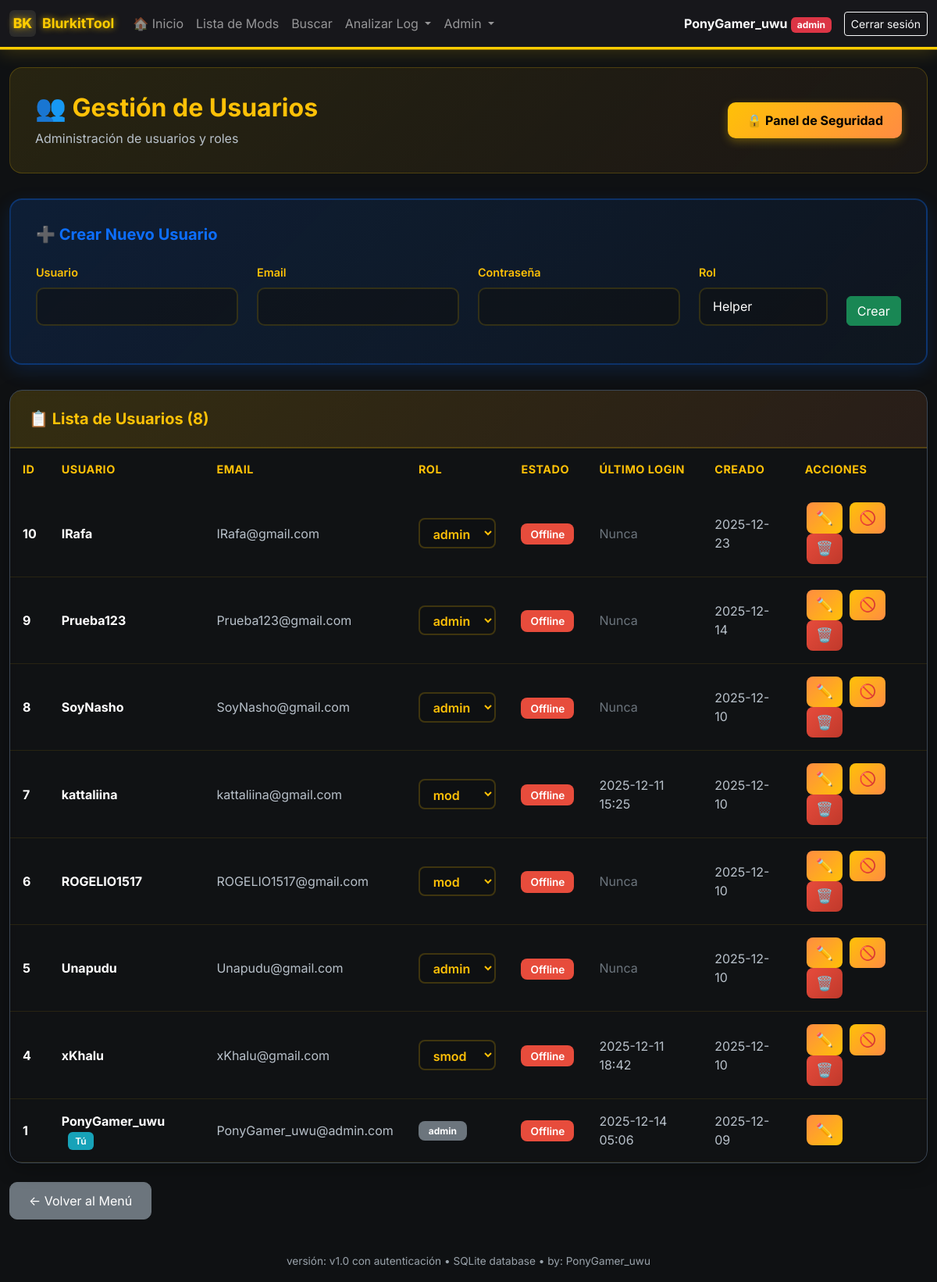
/admin/users (signed in), run on an earlier commit of the app's database.
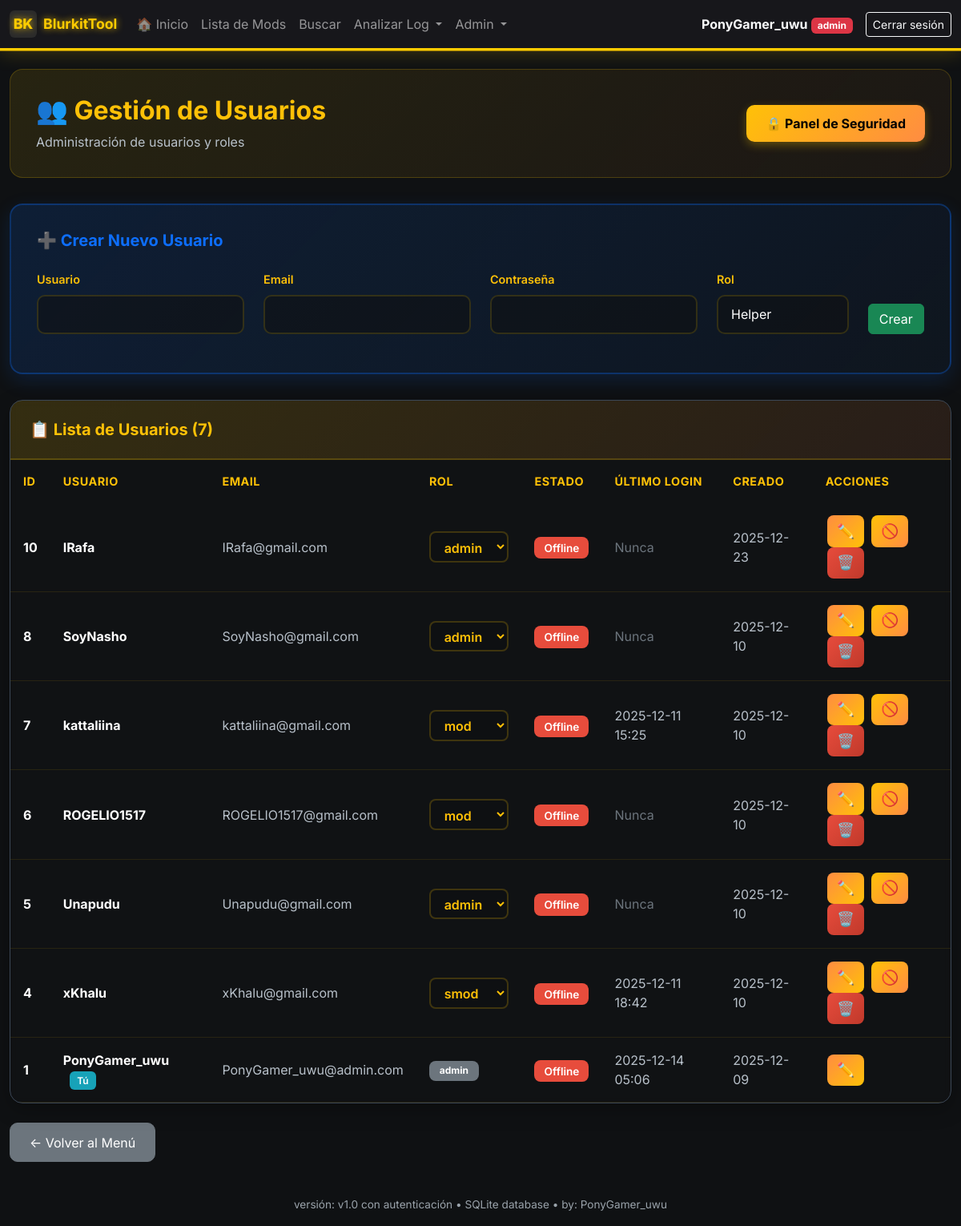
And on a later commit of the database.
### models.py (models this page shows, shortened)
class User(UserMixin, db.Model):
    __tablename__ = 'users'
    id = db.Column(db.Integer, primary_key=True)
    username = db.Column(db.String(80), unique=True, nullable=False, index=True)
    email = db.Column(db.String(120), unique=True, nullable=False, index=True)
    password_hash = db.Column(db.String(255), nullable=False)
    role = db.Column(db.String(20), nullable=False, default='helper')  # helper, mod, smod, admin
    is_active = db.Column(db.Boolean, default=True, nullable=False)
    created_at = db.Column(db.DateTime, default=datetime.utcnow, nullable=False)
    last_login = db.Column(db.DateTime)
    def has_role(self, *roles):
        return self.role in roles
    def is_admin(self):
        return self.role == 'admin'

### app.py (the view)
@app.route('/admin/users')
@smod_required
def admin_users():
    users = User.query.order_by(User.created_at.desc()).all()
    now = time()
    users_with_status = []
    for user in users:
        last_seen = online_users.get(user.username)
        is_online = last_seen is not None and (now - last_seen) < ONLINE_TIMEOUT
        users_with_status.append((user, is_online))
    return render_template('admin_users.html', users=users_with_status)

### app.py (called while the page is built)
@login_manager.user_loader
def load_user(user_id):
    try:
        return db.session.get(User, int(user_id))
    except:
        return None

@app.before_request
def restore_session_history():
    if current_user.is_authenticated:
        user_key = current_user.username
        if 'logs_history' in session and user_key not in logs_history:
            logs_history[user_key] = session.get('logs_history', [])
        session.permanent = True

@app.before_request
def force_logout_on_render():
    if os.environ.get('FLASK_ENV') == 'production' and not logout_flag['done']:
        if request.endpoint and not request.endpoint.startswith(('login', 'static', 'auth', 'admin_create_user')) and current_user.is_authenticated:
            logout_flag['done'] = True  # Mover antes del redirect para evitar doble logout
            session.clear()
            logout_user()
            flash('Por seguridad, vuelve a iniciar sesión.', 'info')
            return redirect(url_for('login'))

@app.after_request
def set_security_headers(response):
    response.headers['X-Frame-Options'] = 'SAMEORIGIN'
    response.headers['X-Content-Type-Options'] = 'nosniff'
    response.headers['X-XSS-Protection'] = '1; mode=block'
    response.headers['Referrer-Policy'] = 'strict-origin-when-cross-origin'
    if os.environ.get('FLASK_ENV') == 'production':
        response.headers['Content-Security-Policy'] = "default-src 'self'; script-src 'self' 'unsafe-inline' https://cdn.jsdelivr.net; style-src 'self' 'unsafe-inline' https://cdn.jsdelivr.net; img-src 'self' data:; font-src 'self' https://cdn.jsdelivr.net"
    return response

### auth.py (called while the page is built)
def roles_required(*roles):
    def decorator(f):
        @wraps(f)
        def decorated_function(*args, **kwargs):
            if not current_user.is_authenticated:
                flash('Por favor inicia sesión para acceder a esta página.', 'warning')
                return redirect(url_for('login'))
            if not current_user.has_role(*roles):
                abort(403)
            return f(*args, **kwargs)
        return decorated_function
    return decorator

### templates/admin_users.html (shortened to what this page needs)
{% extends "base.html" %}
{% block content %}
<div class="container-main mt-4">
    <div class="admin-header">
        <div class="d-flex justify-content-between align-items-center">
            <div>
                <h2>👥 Gestión de Usuarios</h2>
                <p>Administración de usuarios y roles</p>
            </div>
            {% if current_user.is_admin() %}
            <a href="{{ url_for('admin_security') }}" class="btn btn-security">
                🔒 Panel de Seguridad
            </a>
            {% endif %}
        </div>
    </div>
    <div class="create-user-card">
        <h5>➕ Crear Nuevo Usuario</h5>
        <div>
            <form method="POST" action="{{ url_for('admin_create_user') }}">
                <div class="row">
                    <div class="col-md-3">
                        <div class="mb-3">
                            <label for="username" class="form-label">Usuario</label>
                            <input type="text" class="form-control" id="username" name="username" required>
                        </div>
                    </div>
                    <div class="col-md-3">
                        <div class="mb-3">
                            <label for="email" class="form-label">Email</label>
                            <input type="email" class="form-control" id="email" name="email" required>
                        </div>
                    </div>
                    <div class="col-md-3">
                        <div class="mb-3">
                            <label for="password" class="form-label">Contraseña</label>
                            <input type="password" class="form-control" id="password" name="password" required>
                        </div>
                    </div>
                    <div class="col-md-2">
                        <div class="mb-3">
                            <label for="role" class="form-label">Rol</label>
                            <select class="form-select" id="role" name="role" required>
                                <option value="helper">Helper</option>
                            </select>
                        </div>
                    </div>
                    <div class="col-md-1 d-flex align-items-end">
                        <button type="submit" class="btn btn-success w-100 mb-3">Crear</button>
                    </div>
                </div>
            </form>
        </div>
    </div>
    <div class="users-table-card">
        <div class="users-table-header">
            <h5>📋 Lista de Usuarios ({{ users|length }})</h5>
        </div>
        <div class="table-responsive">
            <table class="table mb-0">
                <thead>
                    <tr>
                        <th>ID</th>
                        <th>Usuario</th>
                        <th>Email</th>
                        <th>Rol</th>
                        <th>Estado</th>
                        <th>Último login</th>
                        <th>Creado</th>
                        <th>Acciones</th>
                    </tr>
                </thead>
                <tbody>
                        {% for item in users %}
                        {% if item is iterable and item|length == 2 %}
                            {% set user = item[0] %}
                            {% set is_online = item[1] %}
                        {% else %}
                            {% set user = item %}
                            {% set is_online = false %}
                        {% endif %}
                        <tr {% if not user.is_active %}style="opacity: 0.6;"{% endif %}>
                            <td><strong style="color: #ffffff;">{{ user.id }}</strong></td>
                            <td>
                                <strong style="color: #ffffff;">{{ user.username }}</strong>
                                {% if user.id == current_user.id %}
                                <span class="badge-you">Tú</span>
                                {% endif %}
                            </td>
                            <td style="color: #b8c1ca;">{{ user.email }}</td>
                            <td>
                                {% if user.id == current_user.id %}
                                <span class="badge bg-secondary" style="padding: 0.4rem 0.8rem; border-radius: 8px;">{{ user.role }}</span>
                                {% else %}
                                <form method="POST" action="{{ url_for('admin_change_role', user_id=user.id) }}" class="d-inline">
                                    <select name="role" class="form-select-role" onchange="this.form.submit()">
                                        <option value="mod" {% if user.role == 'mod' %}selected{% endif %}>mod</option>
                                        <option value="smod" {% if user.role == 'smod' %}selected{% endif %}>smod</option>
                                        <option value="admin" {% if user.role == 'admin' %}selected{% endif %}>admin</option>
                                    </select>
                                </form>
                                {% endif %}
                            </td>
                            <td>
                                {% if is_online %}
                                <span class="badge-active" style="background-color: #28a745;">🟢 Online</span>
                                {% elif user.is_active %}
                                <span class="badge-inactive">Offline</span>
                                {% else %}
                                <span class="badge-inactive">Inactivo</span>
                                {% endif %}
                            </td>
                            <td style="color: #b8c1ca;">
                                {% if user.last_login %}
                                {{ user.last_login.strftime('%Y-%m-%d %H:%M') }}
                                {% else %}
                                <span style="color: #6c757d;">Nunca</span>
                                {% endif %}
                            </td>
                            <td style="color: #b8c1ca;">{{ user.created_at.strftime('%Y-%m-%d') }}</td>
                            <td>
                                <button type="button" class="btn btn-action btn-edit" title="Editar"
                                        data-bs-toggle="modal" data-bs-target="#editModal{{ user.id }}">
                                    ✏️
                                </button>
                                {% if user.id != current_user.id %}
                                <form method="POST" action="{{ url_for('admin_toggle_user', user_id=user.id) }}" class="d-inline">
                                    {% if user.is_active %}
                                    <button type="submit" class="btn btn-action btn-kick" title="Kick (desactivar)">
                                        🚫
                                    </button>
                                    {% else %}
                                    <button type="submit" class="btn btn-action btn-activate" title="Activar">
                                        ✓
                                    </button>
                                    {% endif %}
                                </form>
                                <form method="POST" action="{{ url_for('admin_delete_user', user_id=user.id) }}" class="d-inline"
                                      onsubmit="return confirm('¿Banear y eliminar usuario {{ user.username }}?')">
                                    <button type="submit" class="btn btn-action btn-delete" title="Ban (eliminar)">
                                        🗑️
                                    </button>
                                </form>
                                {% endif %}
                            </td>
                        </tr>
                        {% endfor %}
                    </tbody>
                </table>
            </div>
        </div>
    </div>
    <div class="mt-4">
        <a href="{{ url_for('menu') }}" class="btn btn-secondary" style="border-radius: 10px; padding: 0.7rem 1.5rem;">← Volver al Menú</a>
    </div>
{% endblock %}

### templates/base.html (shortened to what this page needs)
<!doctype html>
<html lang="es">
  <head>
    <link href="https://cdn.jsdelivr.net/npm/bootstrap@5.3.2/dist/css/bootstrap.min.css" rel="stylesheet">
    <link rel="stylesheet" href="{{ url_for('static', filename='style.css') }}">
  </head>
  <body>
    <nav class="navbar navbar-expand-lg navbar-dark">
      <div class="container container-main">
        <a class="navbar-brand d-flex align-items-center" href="{{ url_for('menu') if current_user.is_authenticated else url_for('home') }}">
          <div style="width:34px;height:34px;background:#2b2b2b;border-radius:6px;display:flex;align-items:center;justify-content:center;margin-right:8px;font-weight:800;color:var(--accent)">BK</div>
          <div>
            BlurkitTool
          </div>
        </a>
        {% if current_user.is_authenticated %}
        <div class="collapse navbar-collapse" id="navbarNav">
          <ul class="navbar-nav me-auto">
            <li class="nav-item">
              <a class="nav-link" href="{{ url_for('home') }}">🏠 Inicio</a>
            </li>
            {% if request.endpoint != 'menu' %}
            <li class="nav-item">
              <a class="nav-link" href="{{ url_for('index') }}">Lista de Mods</a>
            </li>
            <li class="nav-item">
              <a class="nav-link" href="{{ url_for('search') }}">Buscar</a>
            </li>
            <li class="nav-item dropdown">
              <a class="nav-link dropdown-toggle" href="#" id="analyzeDropdown" role="button" data-bs-toggle="dropdown">
                Analizar Log
              </a>
            </li>
            {% if current_user.is_admin() %}
            <li class="nav-item dropdown">
              <a class="nav-link dropdown-toggle" href="#" id="adminDropdown" role="button" data-bs-toggle="dropdown">
                Admin
              </a>
            </li>
            {% endif %}
            {% endif %}
          </ul>
          <div class="d-flex align-items-center ms-auto">
            <span class="text-light me-3">
              <strong>{{ current_user.username }}</strong>
              <span class="badge
                {% if current_user.role == 'admin' %}bg-danger
                {% elif current_user.role == 'smod' %}bg-primary
                {% elif current_user.role == 'mod' %}bg-success
                {% else %}bg-info{% endif %}">
                {{ current_user.role }}
              </span>
            </span>
            <a class="btn btn-sm btn-outline-light" href="{{ url_for('logout') }}">Cerrar sesión</a>
          </div>
        </div>
        {% endif %}
      </div>
    </nav>
    <main class="container container-main my-4">
      {% block content %}{% endblock %}
    </main>
    <footer class="container container-main text-center py-3">
      <span class="footer-note">versión: v1.0 con autenticación • SQLite database • by: PonyGamer_uwu</span>
    </footer>
  </body>
</html>

### static/style.css (style rules this page uses)
:root { --bg:#0f1113; --panel:#17181a; --muted:#9aa3ab; --accent:#ffcc00; --good:#2ecc71; --bad:#e74c3c; --card-border: rgba(255,255,255,0.04); --scroll-track: #0f1113; --scroll-thumb: #5a5f66; }
body { background: var(--bg); color: #e6eef3; font-family: 'Inter', system-ui, -apple-system, 'Segoe UI', Roboto, 'Helvetica Neue', Arial; }
* { scrollbar-width: thin; scrollbar-color: var(--scroll-thumb) var(--scroll-track); }
.navbar-brand { font-weight:700; font-size:1.1rem; color: #ffcc00 !important; text-shadow: 0 0 8px #ffcc00cc; }
.navbar { background: rgba(24, 24, 28, 0.98) !important; box-shadow: 0 4px 24px 0 #ffcc0033, 0 1.5px 0 #ffcc00; border-bottom: 2px solid #ffcc00; z-index: 1002; position: relative; }
.container-main { max-width:1500px; margin:0 auto; }
.footer-note { color:var(--muted); font-size:0.85rem; }

### templates/base.html (style rules this page uses)
.table { --bs-table-bg: transparent; --bs-table-border-color: rgba(255, 204, 0, 0.1); }
.table>:not(caption)>*>* { background-color: transparent !important; box-shadow: none !important; }
.table-responsive { background: transparent; }

What changed in the data, as far as the page shows it:
removed User: id "9", username "Prueba123", email "Prueba123@gmail.com", role "admin", is_active "Offline", shows "Nunca", created_at "2025-12-14"
Also different on the page:
{{ users|length }}: "8" → "7"
